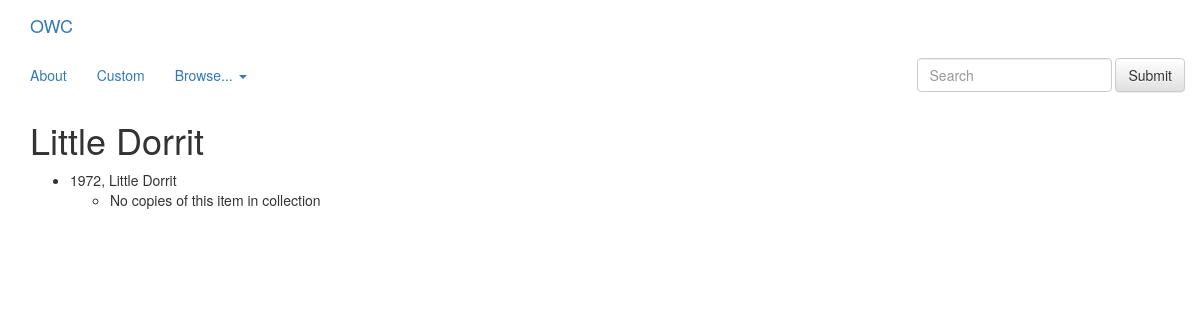
Screenshot of /book/3/ with the database file from the repository.
### books/models.py (models this page shows, shortened)
class Book(models.Model):
    title = models.CharField(max_length=200)
    volume = models.IntegerField(default=0)

class Edition(models.Model):
    year = models.IntegerField(default=0)
    book = models.ForeignKey(Book, on_delete=models.CASCADE)

### books/views.py (the view)
# urls.py: url(r'^(?P<book_id>[0-9]+)/$', views.detail, name='detail'),
def detail(request, book_id):
    book = get_object_or_404(Book, pk=book_id)
    return render(request, 'books/detail.html', {'book': book})

### books/templates/books/detail.html (shortened to what this page needs)
{% extends 'books/base.html' %}
{% block content %}
<h1>{{ book.title }}</h1>
{% if book.edition_set.all %}
<ul>
{% for edition in book.edition_set.all %}
    <li>{{ edition.year }}, {{ edition.book.title }}
    	<ul>
    	{% if edition.instance_set.all %}
    	{% for instance in edition.instance_set.all %}
    		<li>{{ instance.condition }}</li>
    	{% endfor %}
    	{% else %}
    		<li>No copies of this item in collection</li>
    	{% endif %}
    	</ul>
    </li>
{% endfor %}
</ul>
{% else %}
	<p>No editions of this book in collection</p>
{% endif %}
{% endblock %}

### rows the page displays
Book: title "Little Dorrit"
Edition: year "1972", book "Little Dorrit", shows "No copies of this item in collection"
